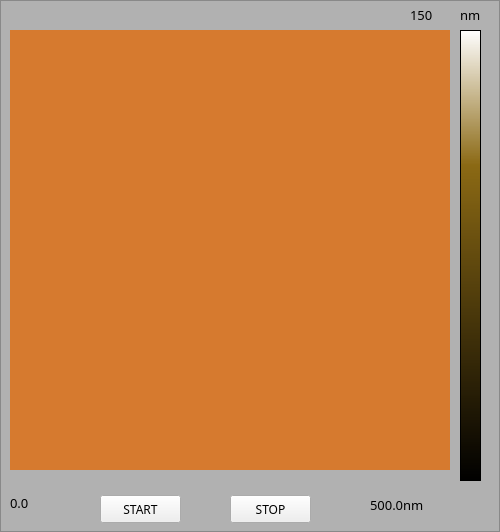
           <widget class="QFrame" name="frame_19">
            <property name="styleSheet">
             <string notr="true">QFrame
{background-color:rgb(177, 177, 177)}</string>
            </property>
            <property name="frameShape">
             <enum>QFrame::StyledPanel</enum>
            </property>
            <property name="frameShadow">
             <enum>QFrame::Raised</enum>
            </property>
            <widget class="QPushButton" name="pushButton_9">
             <property name="geometry">
              <rect>
               <x>100</x>
               <y>495</y>
               <width>81</width>
               <height>28</height>
              </rect>
             </property>
             <property name="font">
              <font>
               <family>Arial Black</family>
              </font>
             </property>
             <property name="text">
              <string>START</string>
             </property>
            </widget>
            <widget class="QPushButton" name="pushButton_10">
             <property name="geometry">
              <rect>
               <x>230</x>
               <y>495</y>
               <width>81</width>
               <height>28</height>
              </rect>
             </property>
             <property name="font">
              <font>
               <family>Arial Black</family>
              </font>
             </property>
             <property name="text">
              <string>STOP</string>
             </property>
            </widget>
            <widget class="QLabel" name="label_70">
             <property name="geometry">
              <rect>
               <x>10</x>
               <y>495</y>
               <width>72</width>
               <height>15</height>
              </rect>
             </property>
             <property name="font">
              <font>
               <family>Arial Black</family>
               <pointsize>10</pointsize>
              </font>
             </property>
             <property name="text">
              <string>0.0</string>
             </property>
            </widget>
            <widget class="QLabel" name="label_71">
             <property name="geometry">
              <rect>
               <x>370</x>
               <y>495</y>
               <width>91</width>
               <height>20</height>
              </rect>
             </property>
             <property name="font">
              <font>
               <family>Arial Black</family>
               <pointsize>10</pointsize>
              </font>
             </property>
             <property name="text">
              <string>500.0nm</string>
             </property>
            </widget>
            <widget class="QLabel" name="label_72">
             <property name="geometry">
              <rect>
               <x>460</x>
               <y>5</y>
               <width>31</width>
               <height>20</height>
              </rect>
             </property>
             <property name="font">
              <font>
               <family>Arial Black</family>
               <pointsize>10</pointsize>
              </font>
             </property>
             <property name="text">
              <string>nm</string>
             </property>
            </widget>
            <widget class="QLabel" name="label_85">
             <property name="geometry">
              <rect>
               <x>410</x>
               <y>5</y>
               <width>51</width>
               <height>20</height>
              </rect>
             </property>
             <property name="font">
              <font>
               <family>Arial Black</family>
               <pointsize>10</pointsize>
              </font>
             </property>
             <property name="text">
              <string>150</string>
             </property>
            </widget>
            <widget class="QFrame" name="frame_7">
             <property name="geometry">
              <rect>
               <x>10</x>
               <y>30</y>
               <width>440</width>
               <height>440</height>
              </rect>
             </property>
             <property name="styleSheet">
              <string notr="true">QFrame{background-color:rgb(214, 122, 47)}</string>
             </property>
             <property name="frameShape">
              <enum>QFrame::StyledPanel</enum>
             </property>
             <property name="frameShadow">
              <enum>QFrame::Raised</enum>
             </property>
             <widget class="QLabel" name="label_69">
              <property name="geometry">
               <rect>
                <x>0</x>
                <y>0</y>
                <width>440</width>
                <height>440</height>
               </rect>
              </property>
              <property name="text">
               <string/>
              </property>
             </widget>
            </widget>
            <widget class="QFrame" name="frame_33">
             <property name="geometry">
              <rect>
               <x>460</x>
               <y>30</y>
               <width>21</width>
               <height>451</height>
              </rect>
             </property>
             <property name="styleSheet">
              <string notr="true">QFrame{background:qlineargradient(y1:0,y2:1,stop:0 rgb(255, 255, 255),stop:0.3 rgb(139,105,20),stop:1 rgb(0, 0, 0))}</string>
             </property>
             <property name="frameShape">
              <enum>QFrame::StyledPanel</enum>
             </property>
             <property name="frameShadow">
              <enum>QFrame::Raised</enum>
             </property>
            </widget>
           </widget>
